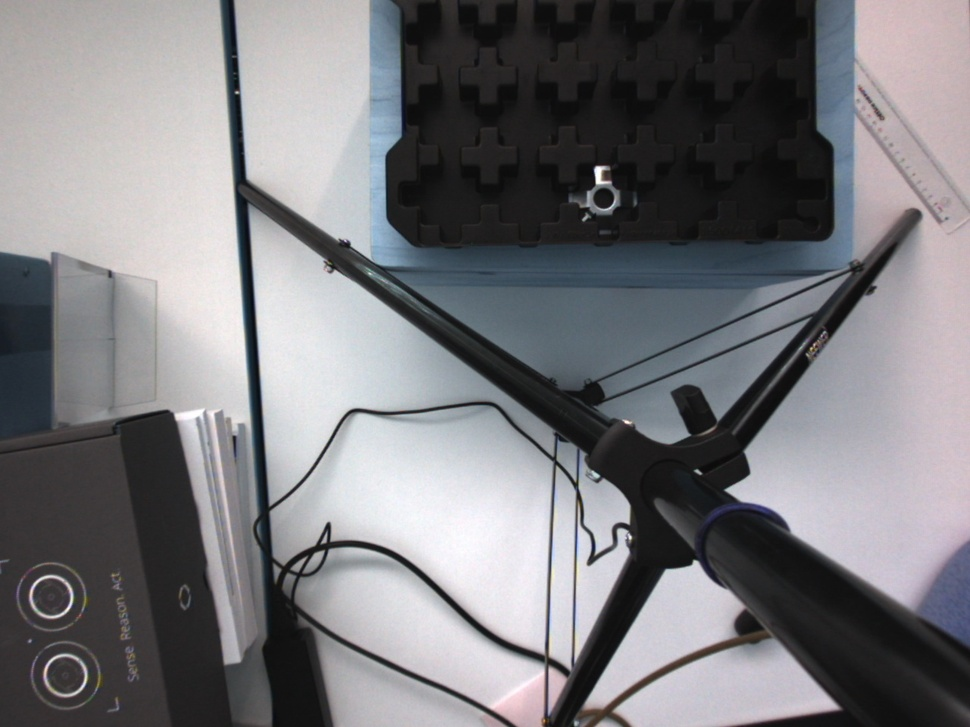
#> input picture src/verotest/versuch_palettenerkennung/image1.jpg, 970 x 727 px, shrunk from 1280 x 960 before the run, found by its file name
$ python ORB.py
#> lines starting #> are read from the running program, lines starting #| are printed output that depends on the picture
import numpy as np
import cv2 as cv
from matplotlib import pyplot as plt

img = cv.imread('image1.jpg',0)
#> img: shape (727, 970); min 6, max 255, mean 121.6

# Initiate ORB detector
orb = cv.ORB_create()

# find the keypoints with ORB
kp = orb.detect(img,None)
#> kp = 500 keypoints; strongest (x, y, size): (597, 168, 64.3), (594, 169, 53.6), (595, 169, 77.1), (596, 167, 44.6)

# compute the descriptors with ORB
kp, des = orb.compute(img, kp)

# draw only keypoints location,not size and orientation
img2 = cv.drawKeypoints(img, kp, None, color=(0,255,0), flags=0)
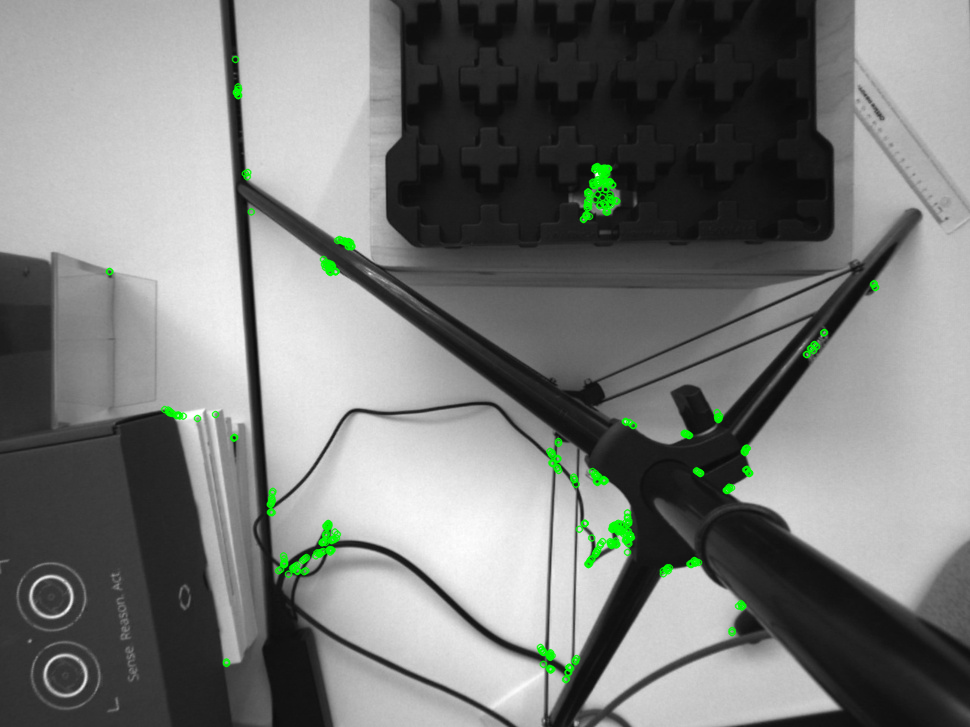
#> img2: shape (727, 970, 3); mean of channels 0, 1, 2 120.6, 122.7, 120.6; drawn as B, G, R
plt.imshow(img2), plt.show()

$ run again, with src/verotest/versuch_palettenerkennung/image_1517313940.323244169_left_00_00.png saved as src/verotest/versuch_palettenerkennung/image1.jpg
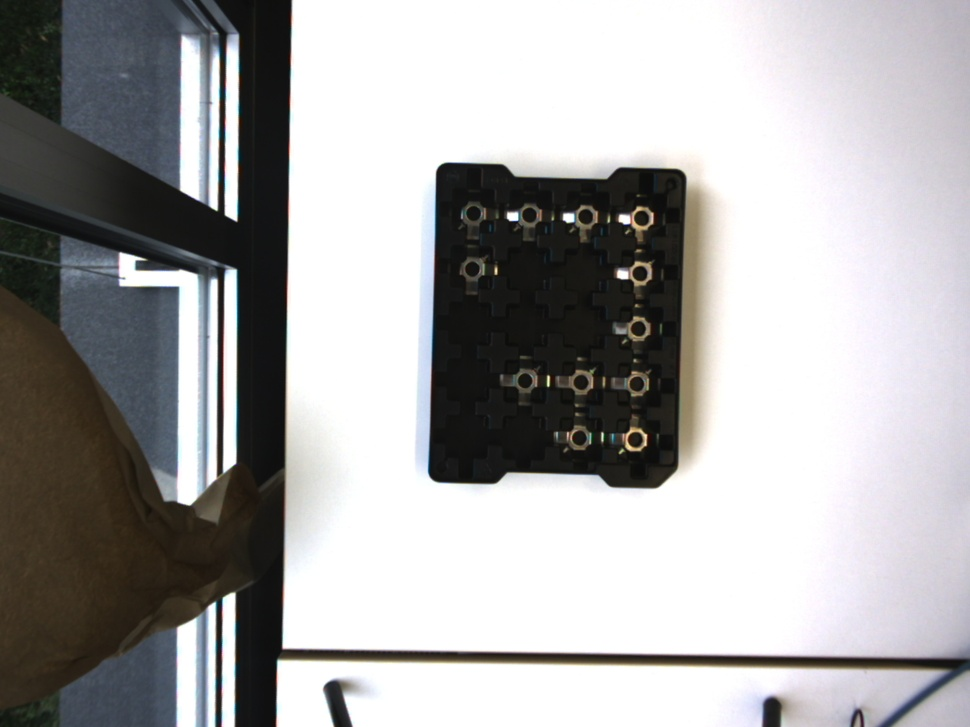
#> input picture src/verotest/versuch_palettenerkennung/image_1517313940.323244169_left_00_00.png, 970 x 727 px, shrunk from 1280 x 960 before the run, found by its file name
#> `img = cv.imread('image1.jpg',0)`:
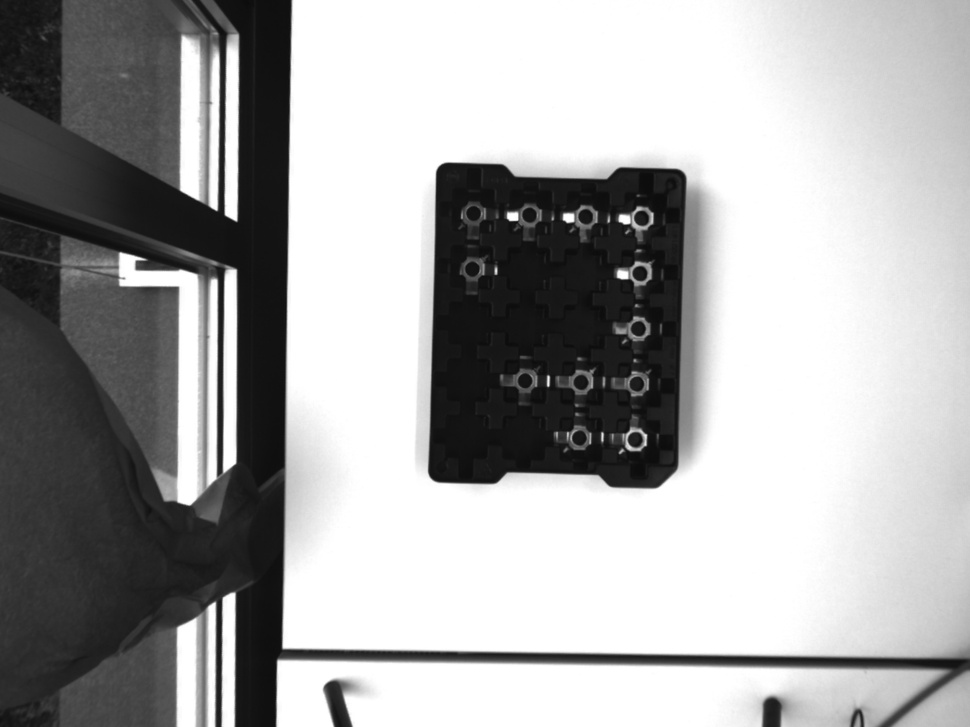
#> img: shape (727, 970); min 11, max 255, mean 166.3
#> kp = 500 keypoints; strongest (x, y, size): (620, 218, 53.6), (229, 271, 77.1), (508, 214, 53.6), (563, 216, 53.6)

$ run again, with src/verotest/versuch_palettenerkennung/image_1517314303.621064389_left_00_00.png saved as src/verotest/versuch_palettenerkennung/image1.jpg
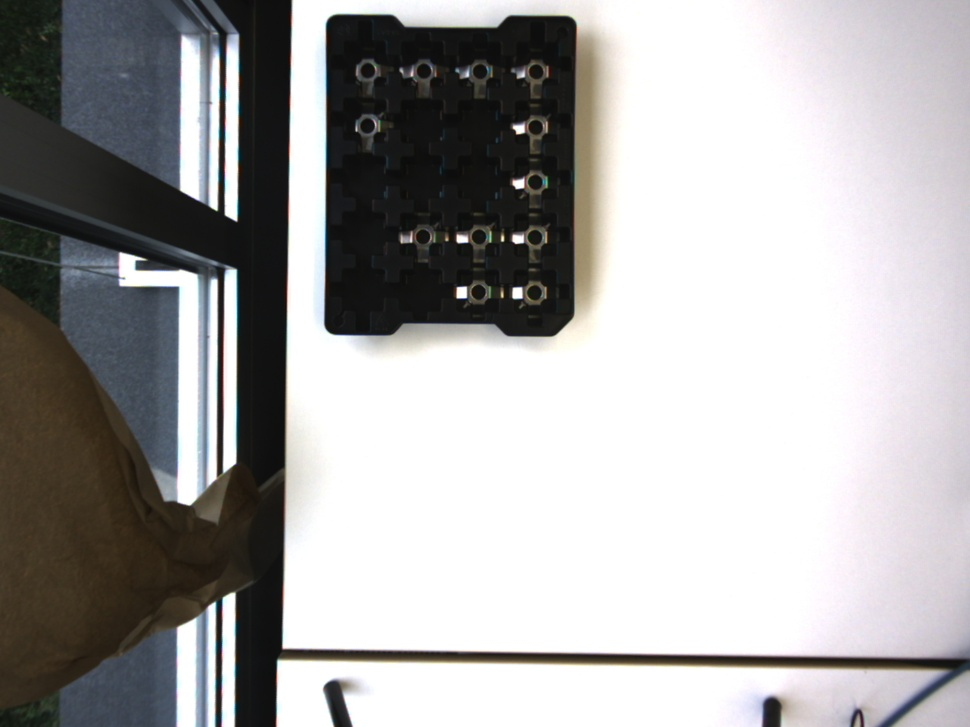
#> input picture src/verotest/versuch_palettenerkennung/image_1517314303.621064389_left_00_00.png, 970 x 727 px, shrunk from 1280 x 960 before the run, found by its file name
#> `img = cv.imread('image1.jpg',0)`:
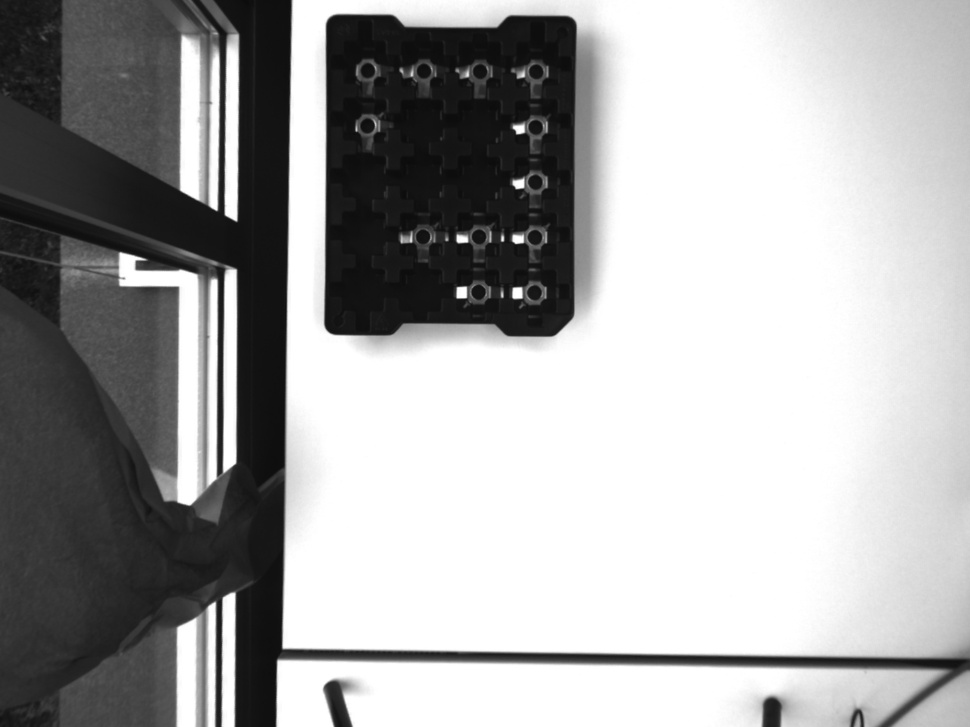
#> img: shape (727, 970); min 9, max 255, mean 166.4
#> kp = 500 keypoints; strongest (x, y, size): (515, 291, 77.1), (458, 291, 77.1), (513, 292, 53.6), (517, 289, 53.6)
